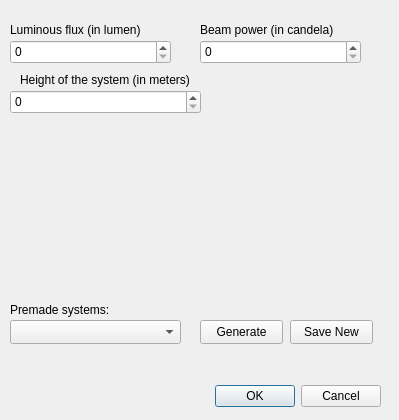
<?xml version="1.0" encoding="UTF-8"?>
<ui version="4.0">
 <class>ViewshedQOSDialogHardware</class>
 <widget class="QDialog" name="ViewshedQOSDialogHardware">
  <property name="geometry">
   <rect>
    <x>0</x>
    <y>0</y>
    <width>399</width>
    <height>420</height>
   </rect>
  </property>
  <property name="windowTitle">
   <string>Viewshed QOS</string>
  </property>
  <widget class="QDialogButtonBox" name="button_box">
   <property name="geometry">
    <rect>
     <x>40</x>
     <y>380</y>
     <width>341</width>
     <height>32</height>
    </rect>
   </property>
   <property name="orientation">
    <enum>Qt::Horizontal</enum>
   </property>
   <property name="standardButtons">
    <set>QDialogButtonBox::Cancel|QDialogButtonBox::Ok</set>
   </property>
  </widget>
  <widget class="QLabel" name="label">
   <property name="geometry">
    <rect>
     <x>10</x>
     <y>20</y>
     <width>191</width>
     <height>20</height>
    </rect>
   </property>
   <property name="text">
    <string>Luminous flux (in lumen)</string>
   </property>
  </widget>
  <widget class="QLabel" name="label_2">
   <property name="geometry">
    <rect>
     <x>20</x>
     <y>70</y>
     <width>221</width>
     <height>20</height>
    </rect>
   </property>
   <property name="text">
    <string>Height of the system (in meters)</string>
   </property>
  </widget>
  <widget class="QLabel" name="label_3">
   <property name="geometry">
    <rect>
     <x>10</x>
     <y>300</y>
     <width>191</width>
     <height>20</height>
    </rect>
   </property>
   <property name="text">
    <string>Premade systems:</string>
   </property>
  </widget>
  <widget class="QComboBox" name="comboBox_3">
   <property name="geometry">
    <rect>
     <x>10</x>
     <y>320</y>
     <width>171</width>
     <height>24</height>
    </rect>
   </property>
  </widget>
  <widget class="QSpinBox" name="spinBox">
   <property name="geometry">
    <rect>
     <x>10</x>
     <y>40</y>
     <width>161</width>
     <height>24</height>
    </rect>
   </property>
  </widget>
  <widget class="QLabel" name="label_6">
   <property name="geometry">
    <rect>
     <x>200</x>
     <y>20</y>
     <width>191</width>
     <height>20</height>
    </rect>
   </property>
   <property name="text">
    <string>Beam power (in candela)</string>
   </property>
  </widget>
  <widget class="QSpinBox" name="spinBox_2">
   <property name="geometry">
    <rect>
     <x>200</x>
     <y>40</y>
     <width>161</width>
     <height>24</height>
    </rect>
   </property>
  </widget>
  <widget class="QSpinBox" name="spinBox_3">
   <property name="geometry">
    <rect>
     <x>10</x>
     <y>90</y>
     <width>191</width>
     <height>24</height>
    </rect>
   </property>
  </widget>
  <widget class="QPushButton" name="pushButton">
   <property name="geometry">
    <rect>
     <x>290</x>
     <y>320</y>
     <width>83</width>
     <height>24</height>
    </rect>
   </property>
   <property name="text">
    <string>Save New</string>
   </property>
  </widget>
  <widget class="QPushButton" name="pushButton_2">
   <property name="geometry">
    <rect>
     <x>200</x>
     <y>320</y>
     <width>83</width>
     <height>24</height>
    </rect>
   </property>
   <property name="text">
    <string>Generate</string>
   </property>
  </widget>
 </widget>
 <resources/>
 <connections/>
</ui>
